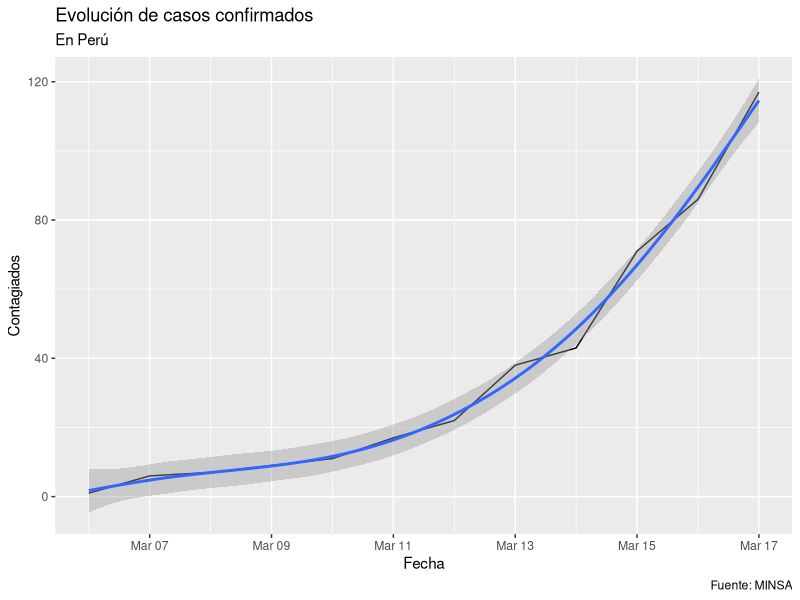

This chart was generated by the following R code:
library(stringi)
library(dplyr)
library(ggplot2)
library(RColorBrewer)
library(forecast)
library(xts)

setwd("D:/ABCN/Github/manos-a-la-data/data/2020/2020-03-18")
covid19peru<-read.csv("covid19peru.csv")
covid19peru$fecha <- as.Date(covid19peru$fecha)
covid19<-xts(x=covid19peru$contagiados,order.by =covid19peru$fecha)

p <- ggplot(covid19peru, aes(x=fecha, y=contagiados,group = 1)) +
  geom_line() + geom_smooth(method = "gam")+
  labs(title = "Evolución de casos confirmados", subtitle = "En Perú",caption = "Fuente: MINSA",
       x="Fecha", y="Contagiados")

p



